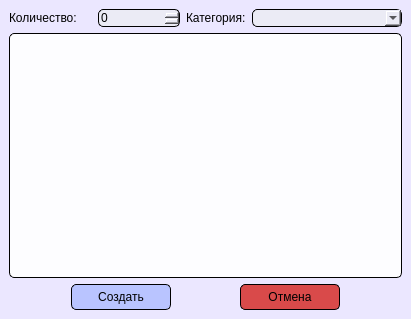
<?xml version="1.0" encoding="UTF-8"?>
<ui version="4.0">
 <class>SupplyWindow</class>
 <widget class="QMainWindow" name="SupplyWindow">
  <property name="geometry">
   <rect>
    <x>0</x>
    <y>0</y>
    <width>411</width>
    <height>319</height>
   </rect>
  </property>
  <property name="windowTitle">
   <string>MainWindow</string>
  </property>
  <property name="styleSheet">
   <string notr="true">background-color: rgb(235, 231, 255);</string>
  </property>
  <widget class="QWidget" name="centralwidget">
   <layout class="QVBoxLayout" name="verticalLayout_3">
    <item>
     <layout class="QVBoxLayout" name="verticalLayout_2">
      <item>
       <layout class="QHBoxLayout" name="horizontalLayout">
        <item>
         <widget class="QLabel" name="label_5">
          <property name="text">
           <string>Количество:</string>
          </property>
         </widget>
        </item>
        <item>
         <widget class="QSpinBox" name="quantitytBox">
          <property name="minimumSize">
           <size>
            <width>46</width>
            <height>0</height>
           </size>
          </property>
          <property name="styleSheet">
           <string notr="true">background-color: rgb(235, 235, 245);
border-radius: 5px;
border: 1px solid dlack</string>
          </property>
         </widget>
        </item>
        <item>
         <layout class="QHBoxLayout" name="horizontalLayout_4">
          <item>
           <widget class="QLabel" name="label_3">
            <property name="text">
             <string>Категория:</string>
            </property>
           </widget>
          </item>
          <item>
           <widget class="QComboBox" name="categoriesBox">
            <property name="minimumSize">
             <size>
              <width>150</width>
              <height>0</height>
             </size>
            </property>
            <property name="styleSheet">
             <string notr="true">background-color: rgb(235, 235, 245);
border-radius: 5px;
border: 1px solid dlack</string>
            </property>
            <item>
             <property name="text">
              <string/>
             </property>
            </item>
           </widget>
          </item>
         </layout>
        </item>
       </layout>
      </item>
      <item>
       <widget class="QTableWidget" name="table_data">
        <property name="minimumSize">
         <size>
          <width>0</width>
          <height>0</height>
         </size>
        </property>
        <property name="styleSheet">
         <string notr="true">background-color: rgb(253, 253, 255);
border-radius: 5px;
border: 1px solid dlack
</string>
        </property>
        <attribute name="horizontalHeaderShowSortIndicator" stdset="0">
         <bool>true</bool>
        </attribute>
        <attribute name="horizontalHeaderStretchLastSection">
         <bool>true</bool>
        </attribute>
       </widget>
      </item>
      <item>
       <layout class="QHBoxLayout" name="horizontalLayout_7">
        <item>
         <spacer name="horizontalSpacer">
          <property name="orientation">
           <enum>Qt::Horizontal</enum>
          </property>
          <property name="sizeHint" stdset="0">
           <size>
            <width>40</width>
            <height>20</height>
           </size>
          </property>
         </spacer>
        </item>
        <item>
         <widget class="QPushButton" name="create_btn">
          <property name="minimumSize">
           <size>
            <width>100</width>
            <height>0</height>
           </size>
          </property>
          <property name="styleSheet">
           <string notr="true">QPushButton {
	background-color: rgb(185, 196, 255);
	padding: 5 10 5 10;
	border:1px solid black;
	border-radius: 5px;
}

QPushButton:hover {
	background-color: rgb(155, 155, 224);
}

QPushButton:pressed {
	background-color: rgb(140, 140, 207);
}</string>
          </property>
          <property name="text">
           <string>Создать</string>
          </property>
         </widget>
        </item>
        <item>
         <spacer name="horizontalSpacer_3">
          <property name="orientation">
           <enum>Qt::Horizontal</enum>
          </property>
          <property name="sizeHint" stdset="0">
           <size>
            <width>40</width>
            <height>20</height>
           </size>
          </property>
         </spacer>
        </item>
        <item>
         <widget class="QPushButton" name="clousing_btn">
          <property name="minimumSize">
           <size>
            <width>100</width>
            <height>0</height>
           </size>
          </property>
          <property name="styleSheet">
           <string notr="true">QPushButton {
	background-color: rgb(217, 74, 74);
	padding: 5 10 5 10;
	border:1px solid black;
	border-radius: 5px;
}

QPushButton:hover {
	background-color: rgb(222, 87, 87);
}

QPushButton:pressed {
	background-color: rgb(217, 139, 139);
}</string>
          </property>
          <property name="text">
           <string>Отмена</string>
          </property>
         </widget>
        </item>
        <item>
         <spacer name="horizontalSpacer_2">
          <property name="orientation">
           <enum>Qt::Horizontal</enum>
          </property>
          <property name="sizeHint" stdset="0">
           <size>
            <width>40</width>
            <height>20</height>
           </size>
          </property>
         </spacer>
        </item>
       </layout>
      </item>
     </layout>
    </item>
   </layout>
  </widget>
 </widget>
 <resources/>
 <connections/>
</ui>
